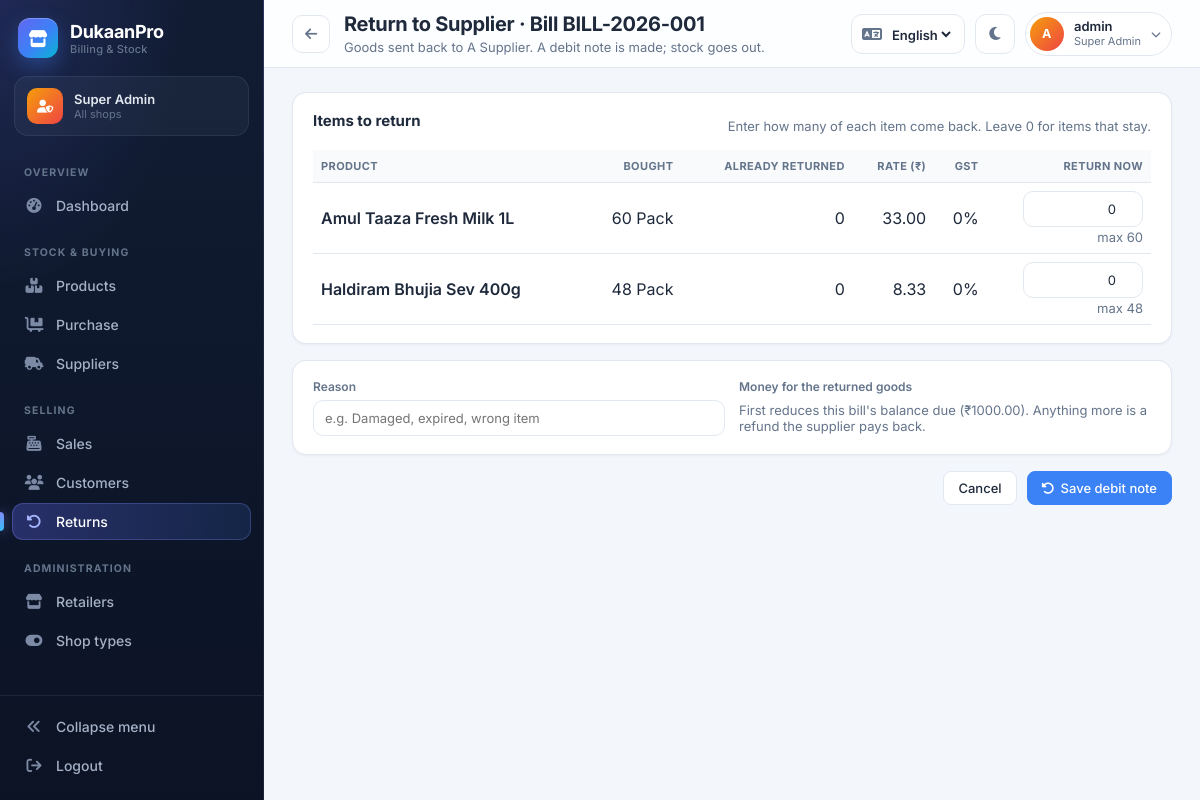
/purchases-details/1/return/ (signed in), run on an earlier commit of the app's database.
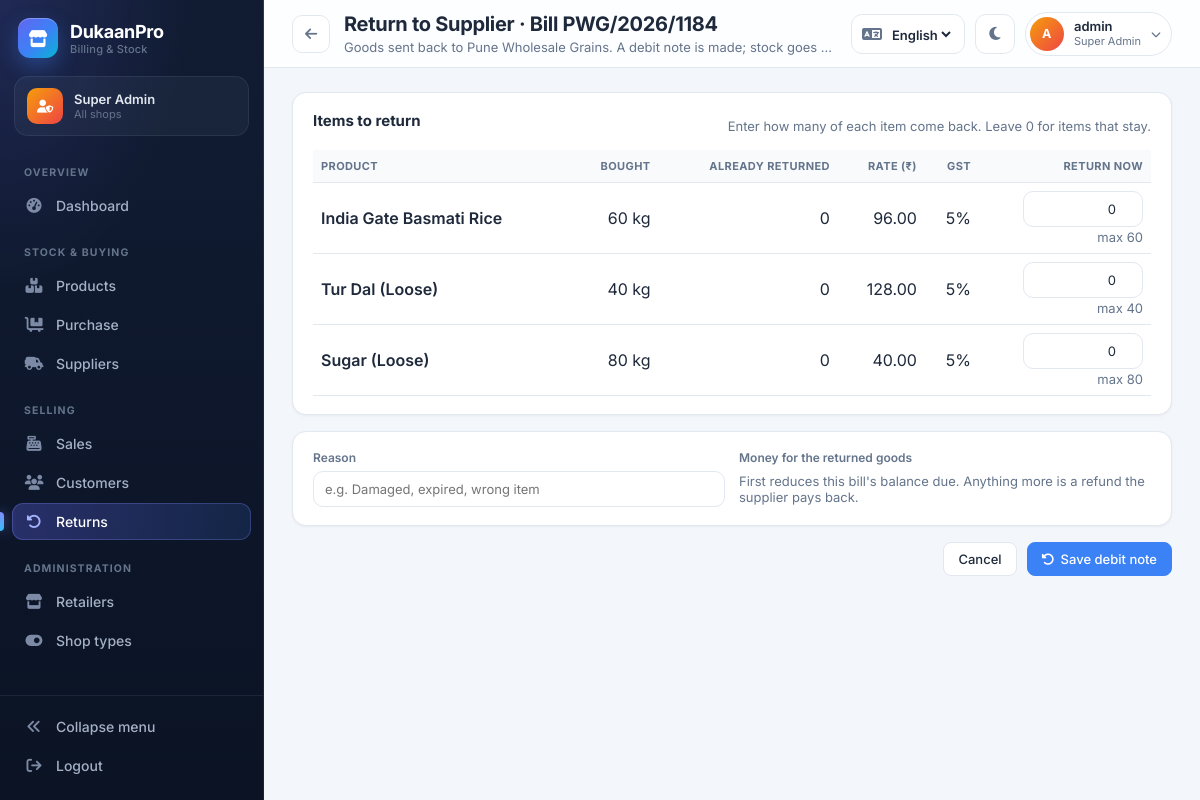
And on a later commit of the database.
### pharma_app/models.py (models this page shows, shortened)
class Purchase(models.Model):
    objects = ShopScopedManager("retailer__shop_type")
    all_objects = models.Manager()
    PAYMENT_STATUS = (
        ("Paid", "Paid"),
        ("Partial", "Partial"),
        ("Unpaid", "Unpaid"),
    )
    PAYMENT_TYPE = (
        ("Cash", "Cash"),
        ("UPI", "UPI"),
        ("Bank Transfer", "Bank Transfer"),
        ("Cheque", "Cheque"),
        ("Credit", "Credit"),
    )
    retailer = models.ForeignKey(
        Retailer,
        on_delete=models.CASCADE,
        related_name="purchases"
    )
    supplier = models.ForeignKey(
            Supplier,
            on_delete=models.CASCADE,
            related_name="supplier"
        )
    bill_number = models.CharField(max_length=100)
    bill_date = models.DateField()
    bill_time = models.TimeField(blank=True, null=True)
    invoice_date = models.DateField()
    payment_terms = models.CharField(max_length=50, blank=True, null=True)
    due_date = models.DateField(blank=True, null=True)
    state_of_supply = models.CharField(max_length=100,blank=True, null=True)
    warehouse = models.CharField(max_length=100, blank=True, null=True)
    subtotal = models.DecimalField(max_digits=12, decimal_places=2, default=0)
    discount = models.DecimalField(max_digits=12, decimal_places=2, default=0)
    gst = models.DecimalField(max_digits=12, decimal_places=2, default=0)
    transport_charge = models.DecimalField(max_digits=12, decimal_places=2, default=0)
    other_charge = models.DecimalField(max_digits=12, decimal_places=2, default=0)
    grand_total = models.DecimalField(max_digits=12, decimal_places=2, default=0)
    paid_amount = models.DecimalField(max_digits=12, decimal_places=2, default=0)
    due_amount = models.DecimalField(max_digits=12, decimal_places=2, default=0)
    payment_type = models.CharField(max_length=30, choices=PAYMENT_TYPE, blank=True, null=True)
    payment_status = models.CharField(max_length=20, choices=PAYMENT_STATUS, default="Unpaid")
    remarks = models.TextField(blank=True, null=True)
    bill_file = models.FileField(upload_to="purchase_bills/", blank=True, null=True)
    tax_type = models.CharField(max_length=5, blank=True, default="")
    cgst = models.DecimalField(max_digits=12, decimal_places=2, default=0)
    sgst = models.DecimalField(max_digits=12, decimal_places=2, default=0)
    igst = models.DecimalField(max_digits=12, decimal_places=2, default=0)
    returned_amount = models.DecimalField(max_digits=12, decimal_places=2, default=0)
    created_at = models.DateTimeField(auto_now_add=True)
    updated_at = models.DateTimeField(auto_now=True)
    class Meta:
        ordering = [
            "-bill_date",
            "-created_at"
        ]
        indexes = [
            models.Index(
                fields=["retailer", "-bill_date"],
                name="purchase_retailer_date_idx"
            ),
            models.Index(
                fields=["retailer", "supplier", "-bill_date"],
                name="purchase_supplier_date_idx"
            ),
            models.Index(
                fields=["retailer", "payment_status", "-bill_date"],
                name="purchase_status_date_idx"
            ),
        ]

class PurchaseItem(models.Model):
    objects = ShopScopedManager("purchase__retailer__shop_type")
    all_objects = models.Manager()
    purchase = models.ForeignKey(
        Purchase,
        on_delete=models.CASCADE,
        related_name="items"
    )
    product = models.ForeignKey(
        Product,
        on_delete=models.CASCADE
    )
    unit = models.ForeignKey(
        Unit,
        on_delete=models.CASCADE
    )
    quantity = models.DecimalField(max_digits=12, decimal_places=3, default=0)
    free_quantity = models.DecimalField(max_digits=12, decimal_places=3, default=0)
    conversion_factor = models.DecimalField(max_digits=12, decimal_places=3, default=Decimal("1"))
    purchase_price = models.DecimalField(max_digits=10, decimal_places=2, default=0)
    selling_price = models.DecimalField(max_digits=10, decimal_places=2, default=0)
    mrp = models.DecimalField(max_digits=10,decimal_places=2, default=0)
    gst = models.DecimalField(max_digits=5, decimal_places=2, default=0)
    discount = models.DecimalField(max_digits=10, decimal_places=2, default=0)
    amount = models.DecimalField(max_digits=12, decimal_places=2, default=0)
    expiry_date = models.DateField(blank=True,null=True)
    batch_number = models.CharField(max_length=100, blank=True, null=True)
    batch = models.ForeignKey(
        ProductBatch,
        on_delete=models.SET_NULL,
        null=True,
        blank=True,
        related_name="purchase_items",
    )
    remarks = models.CharField(max_length=255, blank=True, null=True)
    created_at = models.DateTimeField(auto_now_add=True)
    class Meta:
        ordering = ["id"]

class Product(models.Model):
    objects = ShopScopedManager("retailer__shop_type")
    all_objects = models.Manager()
    retailer = models.ForeignKey(
        Retailer,
        on_delete=models.CASCADE,
        related_name="products"
    )
    category = models.ForeignKey(
        Category,
        on_delete=models.CASCADE,
        related_name="products"
    )
    brand = models.ForeignKey(
        Brand,
        on_delete=models.CASCADE,
        related_name="products"
    )
    unit = models.ForeignKey(
        Unit,
        on_delete=models.CASCADE
    )
    purchase_unit = models.ForeignKey(
        Unit,
        on_delete=models.PROTECT,
        null=True,
        blank=True,
        related_name="+",
    )
    conversion_factor = models.DecimalField(
        max_digits=12,
        decimal_places=3,
        default=Decimal("1"),
        help_text="How many base units are in one purchase unit.",
    )
    UNIT_CHOICES = (
        ("Kg", "Kg"),
        ("Gram", "Gram"),
        ("Litre", "Litre"),
        ("Piece", "Piece"),
        ("Packet", "Packet"),
        ("Box", "Box"),
        ("Bottle", "Bottle"),
    )
    product_name = models.CharField(max_length=200)
    SCHEDULE_NONE = "none"
    SCHEDULE_H = "H"
    SCHEDULE_H1 = "H1"
    SCHEDULE_X = "X"
    SCHEDULE_CHOICES = [
        (SCHEDULE_NONE, "Not scheduled"),
        (SCHEDULE_H, "Schedule H"),
        (SCHEDULE_H1, "Schedule H1"),
        (SCHEDULE_X, "Schedule X"),
    ]
    PRESCRIPTION_SCHEDULES = (SCHEDULE_H, SCHEDULE_H1, SCHEDULE_X)
    salt_composition = models.CharField(max_length=255, blank=True, default="")
    manufacturer = models.CharField(max_length=150, blank=True, default="")
    schedule = models.CharField(max_length=5, choices=SCHEDULE_CHOICES, default=SCHEDULE_NONE)
    barcode = models.CharField(max_length=100, blank=True, null=True)
    hsn_code = models.CharField(max_length=20, blank=True, default="")
    purchase_price = models.DecimalField(max_digits=10, decimal_places=2)
    selling_price = models.DecimalField(max_digits=10, decimal_places=2)
    mrp = models.DecimalField(max_digits=10, decimal_places=2, blank=True, null=True)
    wholesale_price = models.DecimalField(max_digits=10, decimal_places=2, blank=True, null=True)
    specification = models.CharField(max_length=255, blank=True, default="")
    minimum_stock = models.DecimalField(max_digits=12, decimal_places=3, default=Decimal("0"))
    current_stock = models.DecimalField(max_digits=12, decimal_places=3, default=Decimal("0"))
    gst = models.DecimalField(max_digits=5, decimal_places=2, default=0)
    is_active = models.BooleanField(default=True)
    created_at = models.DateTimeField(auto_now_add=True)
    updated_at = models.DateTimeField(auto_now=True)
    class Meta:
        ordering = ["product_name"]
        constraints = [
            models.UniqueConstraint(
                fields=["retailer", "barcode"],
                condition=models.Q(barcode__isnull=False) & ~models.Q(barcode=""),
                name="unique_product_barcode_per_shop",
            ),
            models.CheckConstraint(
                condition=models.Q(current_stock__gte=0),
                name="product_current_stock_not_negative",
            ),
            models.CheckConstraint(
                condition=models.Q(minimum_stock__gte=0),
                name="product_minimum_stock_not_negative",
            ),
            models.CheckConstraint(
                condition=models.Q(conversion_factor__gt=0),
                name="product_conversion_factor_positive",
            ),
        ]

class Unit(models.Model):
    name = models.CharField(max_length=50)
    short_name = models.CharField(max_length=10)

### pharma_app/return_views.py (the view, shortened to what this page needs)
# urls.py: path("purchases-details/<int:purchase_id>/return/", return_views.purchase_return_create, name="purchase_return_create"),
@login_required(login_url=LOGIN_URL)
def purchase_return_create(request, purchase_id):
    purchase = _scoped_get(Purchase.objects.select_related("supplier", "retailer"), request, purchase_id)
    lines = returns.returnable_purchase_lines(purchase)
    return render(request, "return_form.html", {
        "kind": "purchase",
        "bill": purchase,
        "bill_number": purchase.bill_number,
        "party_name": purchase.supplier.supplier_name,
        "lines": lines,
        "nothing_left": all(line["returnable"] <= 0 for line in lines),
        "features": get_features(purchase.retailer),
        "back_url_name": "purchase_detail",
    })

### pharma_app/account_views.py (called while the page is built)
def _scope(queryset, user, field="retailer"):
    if _is_admin(user):
        return queryset
    retailer = _get_user_retailer(user)
    if retailer is None:
        return None
    return queryset.filter(**{field: retailer})

### pharma_app/context_processors.py (called while the page is built, shortened)
def app_branding(request):
    return {"app_name": getattr(settings, "APP_DISPLAY_NAME", "DukaanPro")}

def shop_features(request):
    user = getattr(request, "user", None)
    if user is None or not user.is_authenticated:
        return {}
    cached = getattr(request, _CACHE_ATTR, None)
    if cached is not None:
        return cached
    if user.is_superuser:
        from .models import Retailer  # avoid importing models at settings load
        shop_types = (
            Retailer.objects.filter(is_active=True)
            .values_list("shop_type", flat=True)
            .distinct()
        )
        context = {
            "features": features_for_types(shop_types),
            "shop_type": None,
            "shop_type_label": "",
            "current_shop": None,
        }
    setattr(request, _CACHE_ATTR, context)
    return context

### pharma_app/shop_services.py (called while the page is built)
def set_request_cache(value):
    _state.inactive = value

def clear_request_cache():
    _state.inactive = None

### pharma_app/templates/return_form.html (shortened to what the changed rows need)
{% extends "base.html" %}
{% load i18n i18n_extras %}
{% load static qty %}
{% block css %}
<link rel="stylesheet" href="{% static 'css/dashboard.css' %}">
<link rel="stylesheet" href="{% static 'css/list_pages.css' %}">
<link rel="stylesheet" href="{% static 'css/quotation.css' %}">
{% endblock %}
{% block page_title %}
    <div class="page-title-row">
        <div>
            {% if kind == "sale" %}
                <h1>{% translate "Sales Return" %} · {{ bill_number }}</h1>
                <p>{% blocktranslate %}Goods returned by {{ party_name }}. A credit note is made; stock comes back.{% endblocktranslate %}</p>
            {% else %}
                <h1>{% translate "Return to Supplier" %} · {% translate "Bill" %} {{ bill_number }}</h1>
                <p>{% blocktranslate %}Goods sent back to {{ party_name }}. A debit note is made; stock goes out.{% endblocktranslate %}</p>
            {% endif %}
        </div>
    </div>
{% endblock %}
{% block body %}
{% if nothing_left %}
    <section class="qt-card">
        <p class="qt-strong">{% translate "Everything on this bill has already been returned." %}</p>
        <p class="qt-muted"><a href="{% url back_url_name bill.id %}">{% translate "Back to the bill" %}</a></p>
    </section>
{% else %}
<form method="post" class="qt-form" id="returnForm">
    <section class="qt-card">
        <div class="qt-card-head">
            <h2>{% translate "Items to return" %}</h2>
        </div>
        <div class="qt-table-wrap">
            <table class="qt-table">
                <thead>
                    <tr>
                        <th>{% translate "Product" %}</th>
                        <th class="num">{% if kind == "sale" %}{% translate "Sold" %}{% else %}{% translate "Bought" %}{% endif %}</th>
                        <th class="num">{% translate "Already returned" %}</th>
                        <th class="num">{% translate "Rate (₹)" %}</th>
                        <th class="num">GST</th>
                        <th class="num">{% translate "Return now" %}</th>
                    </tr>
                </thead>
                <tbody>
                    {% for line in lines %}
                    <tr>
                        <td>
                            <div class="qt-strong">{{ line.item.product.product_name }}</div>
                        </td>
                        <td class="num">{{ line.sold|qty_unit:line.item.unit.short_name }}</td>
                        <td class="num">{{ line.returned|qty }}</td>
                        <td class="num">{% if kind == "sale" %}{{ line.item.selling_price }}{% else %}{{ line.item.purchase_price }}{% endif %}</td>
                        <td class="num">{{ line.item.gst|floatformat:"-2" }}%</td>
                        <td class="num">
                            {% if line.returnable > 0 %}
                                <input type="number" class="qt-input" name="return_qty_{{ line.item.id }}"
                                       value="0" min="0" max="{{ line.returnable|qty }}"
                                       step="{% if features.decimal_quantity %}0.001{% else %}1{% endif %}"
                                       aria-label="Quantity of {{ line.item.product.product_name }} to return">
                                <div class="qt-muted">{% translate "max" %} {{ line.returnable|qty }}</div>
                            {% else %}
                                <span class="qt-muted">{% translate "All returned" %}</span>
                            {% endif %}
                        </td>
                    </tr>
                    {% endfor %}
                </tbody>
            </table>
        </div>
    </section>
    <section class="qt-card">
        <div class="qt-grid">
            {% if kind == "sale" %}
            <div class="qt-field">
                <label for="refundMode">{% translate "Money for the returned goods" %}</label>
                <select id="refundMode" name="refund_mode" class="qt-input">
                    {% for value, label in refund_choices %}
                        <option value="{{ value }}" {% if value == "account" %}selected{% endif %}>{{ label|tr }}</option>
                    {% endfor %}
                </select>
                <small class="qt-help">
                    {% translate "First reduces this bill's balance due" %}{% if bill.due_amount > 0 %} (₹{{ bill.due_amount }}){% endif %}.
                    {% translate "Anything more is paid back now, or kept as credit for the next bill." %}
                </small>
            </div>
            {% else %}
            <div class="qt-field">
                <label>{% translate "Money for the returned goods" %}</label>
                <p class="qt-muted">
                    {% translate "First reduces this bill's balance due" %}{% if bill.due_amount > 0 %} (₹{{ bill.due_amount }}){% endif %}.
                    {% translate "Anything more is a refund the supplier pays back." %}
                </p>
            </div>
            {% endif %}
        </div>
    </section>
</form>
{% endif %}
{% endblock %}

What changed in the data, as far as the page shows it:
removed PurchaseItem: item.product.product_name "Amul Taaza Fresh Milk 1L", sold|qty_unit "60 Pack", returned|qty "0", item.purchase_price "33.00", item.gst "0", returnable|qty "60"
removed PurchaseItem: item.product.product_name "Haldiram Bhujia Sev 400g", sold|qty_unit "48 Pack", returned|qty "0", item.purchase_price "8.33", item.gst "0", returnable|qty "48"
changed Purchase: bill_number "BILL-2026-001" → "PWG/2026/1184"; due_amount "1000.00" → (not shown)
added PurchaseItem: item.product.product_name "India Gate Basmati Rice", sold|qty_unit "60 kg", returned|qty "0", item.purchase_price "96.00", item.gst "5", returnable|qty "60"
added PurchaseItem: item.product.product_name "Tur Dal (Loose)", sold|qty_unit "40 kg", returned|qty "0", item.purchase_price "128.00", item.gst "5", returnable|qty "40"
now on this page (row edited): PurchaseItem: item.product.product_name "Sugar (Loose)", sold|qty_unit "80 kg", returned|qty "0", item.purchase_price "40.00", item.gst "5", returnable|qty "80"
Also different on the page:
text no longer shown: "Goods sent back to A Supplier. A debit note is made; stock goes out. (₹ )"
text now shown: "Goods sent back to Pune Wholesale Grains. A debit note is made; stock goes"
